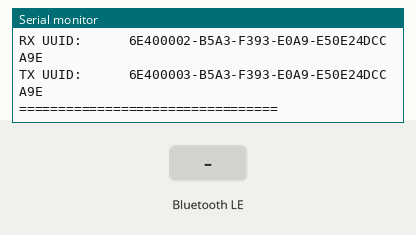
This sketch was run on a simulated ESP32. Parts: the last lines printed to the serial monitor. The inputs (shaded band) are chosen by the test bench. Nothing arrives over Bluetooth unless stated; a phone connects over Bluetooth LE 3 s after start.

Above: at 1.2 s.
1.3 s: Bluetooth LE write "{" received
At 2.1 s:
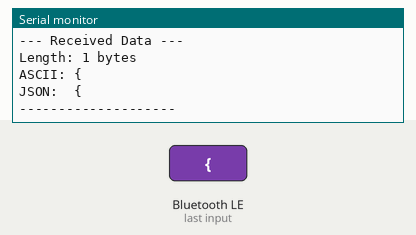
2.8 s: Bluetooth LE write "1" received
At 2.96 s:
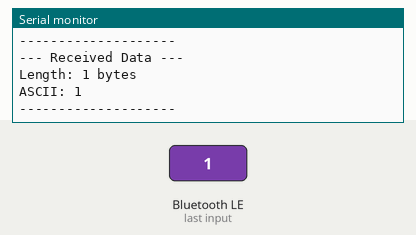

Measured:
- after the input at 1.3 s, the serial monitor: prints a new line at once (image 1)
- after the input at 2.8 s, the serial monitor: prints a new line at once (image 2)

The sketch:

amperfy_arduino_uart.ino
```cpp
/*
 * ESP32 Bluetooth Test Script for Amperfy
 *
 * This script sets up a BLE server using the Nordic UART Service (NUS) UUIDs
 * that match the Amperfy Bluetooth protocol. It waits for connections from
 * the Amperfy app and prints out any data received.
 *
 * Hardware: ESP32 (any variant with BLE support)
 *
 * Installation:
 * 1. Install the ESP32 board support in Arduino IDE
 * 2. Upload this sketch to your ESP32
 * 3. Open Serial Monitor at 115200 baud
 * 4. Connect from the Amperfy app
 */

#include <BLEDevice.h>
#include <BLEServer.h>
#include <BLEUtils.h>
#include <BLE2902.h>

// Nordic UART Service UUIDs (matching Amperfy protocol)
#define SERVICE_UUID           "6E400001-B5A3-F393-E0A9-E50E24DCCA9E"
#define CHARACTERISTIC_UUID_RX "6E400002-B5A3-F393-E0A9-E50E24DCCA9E"  // Receive from app
#define CHARACTERISTIC_UUID_TX "6E400003-B5A3-F393-E0A9-E50E24DCCA9E"  // Transmit to app

BLEServer *pServer = NULL;
BLECharacteristic *pTxCharacteristic = NULL;
BLECharacteristic *pRxCharacteristic = NULL;
bool deviceConnected = false;
bool oldDeviceConnected = false;

class MyServerCallbacks: public BLEServerCallbacks {
  void onConnect(BLEServer* pServer) {
    deviceConnected = true;
    Serial.println("\n=== Device Connected ===");
  };

  void onDisconnect(BLEServer* pServer) {
    deviceConnected = false;
    Serial.println("\n=== Device Disconnected ===");
  }
};

class MyCallbacks: public BLECharacteristicCallbacks {
  void onWrite(BLECharacteristic *pCharacteristic) {
    String rxValue = pCharacteristic->getValue();

    if (rxValue.length() > 0) {
      Serial.println("\n--- Received Data ---");
      Serial.print("Length: ");
      Serial.print(rxValue.length());
      Serial.println(" bytes");

      /*
      Serial.print("Hex: ");
      for (int i = 0; i < rxValue.length(); i++) {
        if (rxValue[i] < 16) Serial.print("0");
        Serial.print((uint8_t)rxValue[i], HEX);
        Serial.print(" ");
      }
      Serial.println();
      */

      Serial.print("ASCII: ");
      for (int i = 0; i < rxValue.length(); i++) {
        char c = rxValue[i];
        if (c >= 32 && c <= 126) {
          Serial.print(c);
        } else {
          Serial.print(".");
        }
      }
      Serial.println();

      // Try to parse as JSON if it looks like JSON
      if (rxValue[0] == '{') {
        Serial.print("JSON:  ");
        for (int i = 0; i < rxValue.length(); i++) {
          Serial.print(rxValue[i]);
        }
        Serial.println();
      }

      Serial.println("--------------------");
    }
  }
};

void setup() {
  Serial.begin(115200);

  Serial.println("\n\n=================================");
  Serial.println("  Amperfy BLE Test - ESP32");
  Serial.println("=================================\n");

  // Create the BLE Device
  BLEDevice::init("Amperfy-ESP32");

  // Create the BLE Server
  pServer = BLEDevice::createServer();
  pServer->setCallbacks(new MyServerCallbacks());

  // Create the BLE Service
  BLEService *pService = pServer->createService(SERVICE_UUID);

  // Create BLE Characteristics
  // TX Characteristic (ESP32 -> App)
  pTxCharacteristic = pService->createCharacteristic(
                        CHARACTERISTIC_UUID_TX,
                        BLECharacteristic::PROPERTY_NOTIFY
                      );
  pTxCharacteristic->addDescriptor(new BLE2902());

  // RX Characteristic (App -> ESP32)
  pRxCharacteristic = pService->createCharacteristic(
                        CHARACTERISTIC_UUID_RX,
                        BLECharacteristic::PROPERTY_WRITE
                      );
  pRxCharacteristic->setCallbacks(new MyCallbacks());

  // Start the service
  pService->start();

  // Start advertising
  BLEAdvertising *pAdvertising = BLEDevice::getAdvertising();
  pAdvertising->addServiceUUID(SERVICE_UUID);
  pAdvertising->setScanResponse(true);
  pAdvertising->setMinPreferred(0x06);  // functions that help with iPhone connections issue
  pAdvertising->setMinPreferred(0x12);
  BLEDevice::startAdvertising();

  Serial.println("BLE Server initialized");
  Serial.println("Device name: Amperfy-ESP32");
  Serial.println("Waiting for connection...\n");
  Serial.println("Service UUID: " SERVICE_UUID);
  Serial.println("RX UUID:      " CHARACTERISTIC_UUID_RX);
  Serial.println("TX UUID:      " CHARACTERISTIC_UUID_TX);
  Serial.println("\n=================================\n");
}

void loop() {
  // Handle disconnecting and reconnecting
  if (!deviceConnected && oldDeviceConnected) {
    delay(500); // give the bluetooth stack time to get ready
    pServer->startAdvertising(); // restart advertising
    Serial.println("Restarting advertising...");
    oldDeviceConnected = deviceConnected;
  }

  // Handle connecting
  if (deviceConnected && !oldDeviceConnected) {
    oldDeviceConnected = deviceConnected;
  }

  delay(10);
}
```
